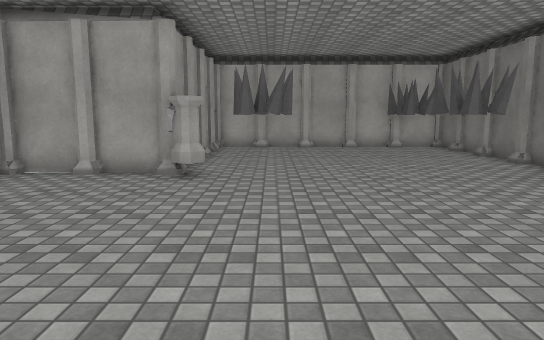
view 1 (above)

12 first-person views from a walk through a Unity game level. The camera is 1.4 m above the floor, tilts 8° down and sees 70° across. The floor is counted in squares, 1 m on a side. Each view is taken from the middle of a square. On the plan, view 1 faces up. The plan holds only what a view shows up to about 16 squares ahead; the rest is blank. The player is left out. Surface patterns are stand-ins for the level's own textures.

view 2
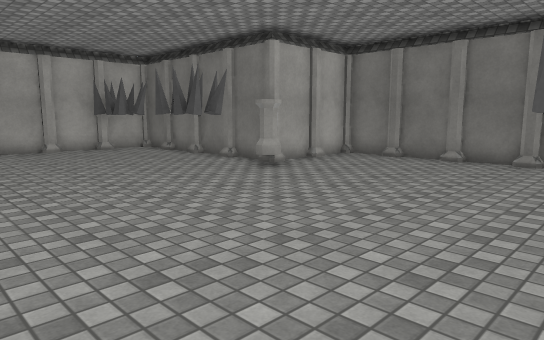

view 3
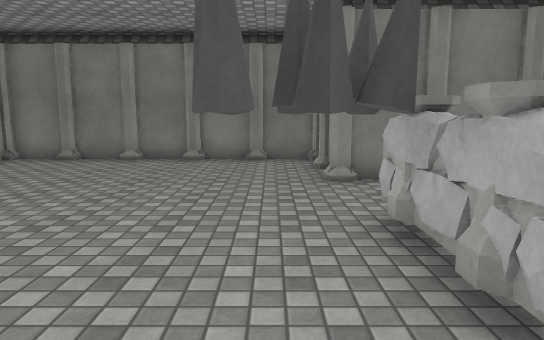

view 4
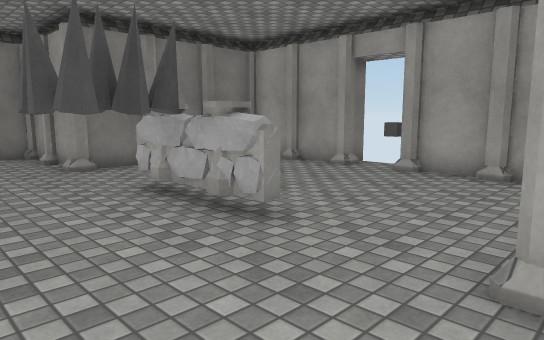

view 5
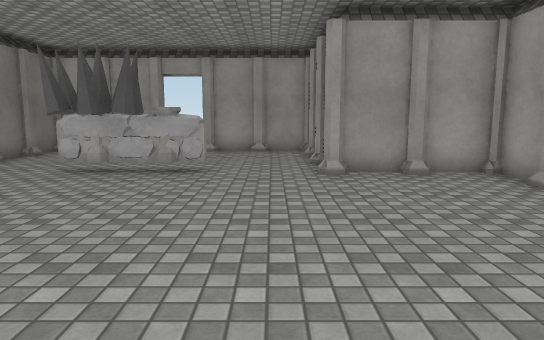

view 6
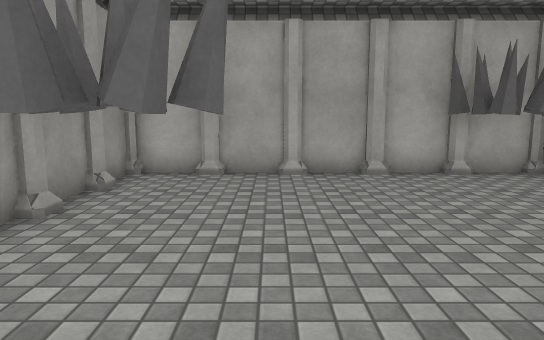

view 7
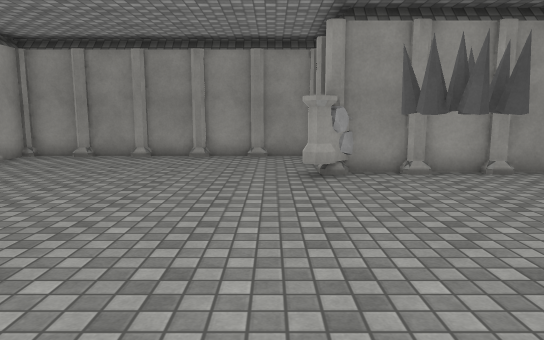

view 8
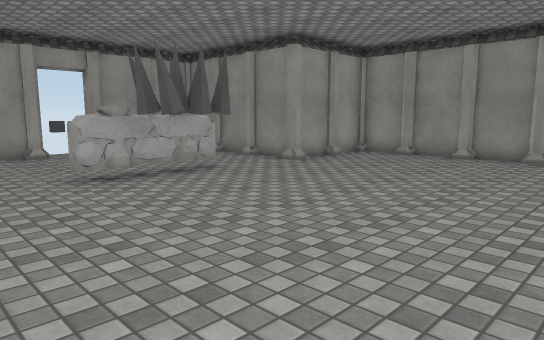

view 9
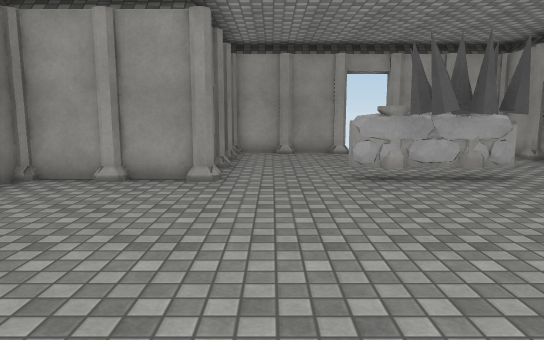

view 10
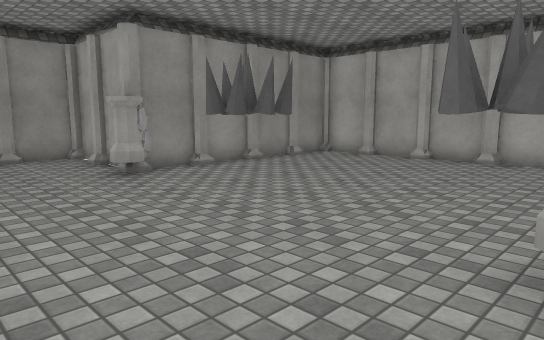

view 11
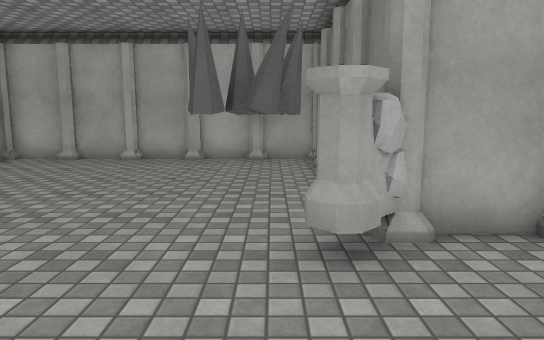

view 12
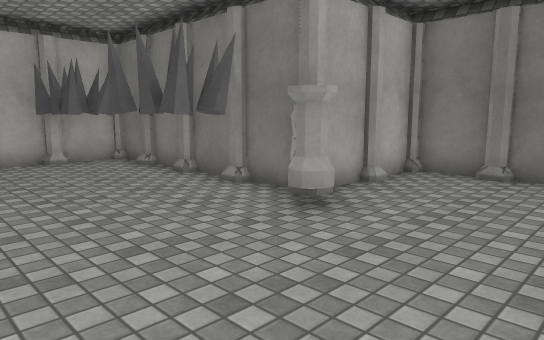

### Floor plan
Key: @ floor where view 1 was taken; # wall or solid block; . floor; / step, stairs or slope; T thing the floor can be seen under or through.
Columns run from 7 left of view 1 to 12 right of it. Each row starts with its distance up from view 1.
 18      ###########
 17     ###.....#./#
 16     ##......../#
 15     #........./#
 14     #........./#
 13     #........./#
 12     #........./#
 11     #........./#
 10  #####........######
  9 ###..#........#////#
  8 ##................/#
  7 #/................/#
  6 #/................/#
  5 #/................/#
  4 #/................/#
  3 #/................/#
  2 #/................/#
  1 #/................/#
  0 #///#/.@T.T.../##//#
 -1 #####/..TTTT../#####
 -2     #/......../#
 -3     #/......../#
 -4     #/......../#
 -5     #/......../#
 -6     #//////////#
 -7     ############

Where each view was taken, in squares from view 1:
view 1: 0 up, 0 right, facing up
view 2: 1 up, 1 left, facing up-right
view 3: 1 up, 1 left, facing right
view 4: 3 up, 3 left, facing down-right
view 5: 9 up, 1 left, facing down
view 6: 8 up, 1 right, facing up
view 7: 8 up, 7 right, facing left
view 8: 8 up, 7 right, facing down-left
view 9: 8 up, 6 right, facing down
view 10: 5 up, 7 right, facing up-left
view 11: 5 up, 6 right, facing up
view 12: 5 up, 2 right, facing up-right
